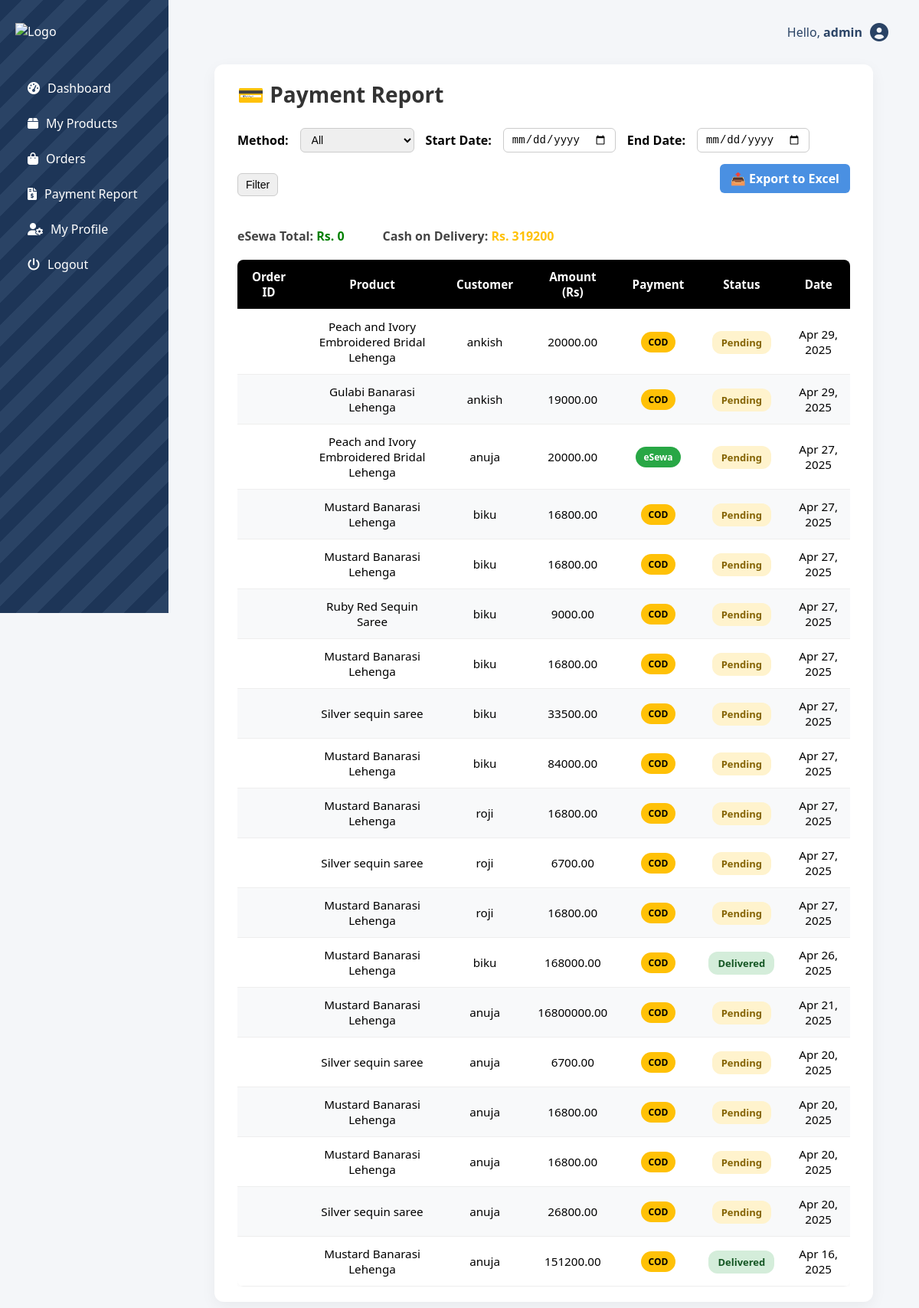
Screenshot of /vendor/payment-report/ (signed in) with the database file from the repository.
### MS/models.py (models this page shows, shortened)
class CustomUser(AbstractUser):
    ROLE_CHOICES = [
        ('customer', 'Customer'),
        ('admin', 'Admin'),
        ('vendor', 'Vendor'),
    ]
    SIZE_CHOICES = [
        ('XS', 'Extra Small'),
        ('S', 'Small'),
        ('M', 'Medium'),
        ('L', 'Large'),
        ('XL', 'Extra Large'),
        ('Free', 'Free Size'),
    ]
    role = models.CharField(max_length=10, choices=ROLE_CHOICES, default='customer')
    is_vendor = models.BooleanField(default=False)
    size = models.CharField(max_length=10, choices=SIZE_CHOICES, blank=True, null=True)
    store_name = models.CharField(max_length=255, blank=True, null=True)
    description = models.TextField(blank=True, null=True)
    logo = models.ImageField(upload_to='vendor_logos/', blank=True, null=True)
    groups = models.ManyToManyField(
        'auth.Group',
        related_name='customuser_set',
        blank=True
    )
    user_permissions = models.ManyToManyField(
        'auth.Permission',
        related_name='customuser_permissions',
        blank=True
    )

class Order(models.Model):
    order_id = models.AutoField(primary_key=True)
    user = models.ForeignKey(CustomUser, on_delete=models.CASCADE)
    product = models.ForeignKey(Product, on_delete=models.CASCADE)
    quantity = models.PositiveIntegerField()
    total_price = models.DecimalField(max_digits=10, decimal_places=2)
    payment_method = models.CharField(  # 👉 ADD THIS
        max_length=20,
        choices=[
            ('COD', 'Cash on Delivery'),
            ('eSewa', 'eSewa')
        ],
        default='COD'
    )
    status = models.CharField(max_length=50, choices=[
        ('pending', 'Pending'), ('shipped', 'Shipped'),
        ('delivered', 'Delivered'), ('cancelled', 'Cancelled')
    ], default='pending')
    order_date = models.DateTimeField(auto_now_add=True)
    delivery_date = models.DateTimeField(null=True, blank=True)

class Product(models.Model):
    CATEGORY_CHOICES = [
        ('Saree', 'Saree'),
        ('Lehenga', 'Lehenga'),
        ('Kurtha', 'Kurtha'),
        ('Other', 'Other'),
    ]
    product_name = models.CharField(max_length=255)
    description = models.TextField()
    price = models.DecimalField(max_digits=10, decimal_places=2)
    quantity = models.PositiveIntegerField(default=1)
    category = models.CharField(max_length=255, choices=CATEGORY_CHOICES)
    age_groups = models.ManyToManyField('AgeGroup', blank=True)
    sizes = models.ManyToManyField('Size', blank=True)
    user = models.ForeignKey(settings.AUTH_USER_MODEL, on_delete=models.CASCADE)
    image = models.ImageField(upload_to='product_images/', blank=True, null=True)
    created_at = models.DateTimeField(auto_now_add=True)
    updated_at = models.DateTimeField(auto_now=True)

### MS/views.py (the view)
# urls.py: path('vendor/payment-report/', views.vendor_payment_report, name='vendor_payment_report'),
@login_required
def vendor_payment_report(request):
    method_filter = request.GET.get('method')
    start_date = request.GET.get('start_date')
    end_date = request.GET.get('end_date')
    orders = Order.objects.filter(product__user=request.user)
    if method_filter in ['eSewa', 'COD']:
        orders = orders.filter(payment_method=method_filter)
    if start_date:
        orders = orders.filter(order_date__date__gte=parse_date(start_date))
    if end_date:
        orders = orders.filter(order_date__date__lte=parse_date(end_date))
    orders = orders.order_by('-order_date')
    esewa_total = orders.filter(payment_method='eSewa', status='delivered').aggregate(Sum('total_price'))['total_price__sum'] or 0
    cod_total = orders.filter(payment_method='COD', status='delivered').aggregate(Sum('total_price'))['total_price__sum'] or 0
    return render(request, 'mytemplates/vendor_payment_report.html', {
        'orders': orders,
        'esewa_total': esewa_total,
        'cod_total': cod_total,
        'selected_method': method_filter,
        'start_date': start_date,
        'end_date': end_date,
    })

### MS/context_processors.py (called while the page is built)
def notification_context(request):
    if not request.user.is_authenticated:
        return {}
    user = request.user
    alerts = Notification.objects.filter(user=user, is_read=False).order_by('-timestamp')
    unread_count = alerts.count()
    alerts = alerts[:10]  # slice after count
    chat_messages = Chat.objects.filter(
        Q(sender=user) | Q(thrift__user=user)
    ).order_by('-timestamp')[:10]
    return {
        'alerts': alerts,
        'unread_count': unread_count,
        'chat_messages': chat_messages,
    }

### MS/templates/mytemplates/vendor_payment_report.html (shortened to what this page needs)
{% extends 'mytemplates/vendor_dashboard.html' %}
{% load static %}
{% block content %}
<link rel="stylesheet" href="{% static 'css/vendor_payment_report.css' %}">
<div class="main-content">
  <h2>💳 Payment Report</h2>
  <form method="get" style="display: flex; gap: 15px; flex-wrap: wrap; margin-bottom: 30px; align-items: center;">
    <label><strong>Method:</strong></label>
    <select name="method" onchange="this.form.submit()" class="form-select" style="padding: 6px 10px;">
      <option value="">All</option>
    </select>
    <label><strong>Start Date:</strong></label>
    <input type="date" name="start_date" value="{{ start_date }}" class="form-control">
    <label><strong>End Date:</strong></label>
    <input type="date" name="end_date" value="{{ end_date }}" class="form-control">
    <button type="submit" class="btn btn-success px-4">Filter</button>
    <a href="{% url 'export_vendor_report' %}" class="btn-add" style="margin-left: auto;">📤 Export to Excel</a>
  </form>
  <div class="revenue-summary">
    <div><strong>eSewa Total:</strong> <span style="color: green;">Rs. {{ esewa_total }}</span></div>
    <div><strong>Cash on Delivery:</strong> <span style="color: #ffc107;">Rs. {{ cod_total }}</span></div>
  </div>
  <div class="table-container">
    <table class="product-table">
      <thead>
        <tr>
          <th>Order ID</th>
          <th>Product</th>
          <th>Customer</th>
          <th>Amount (Rs)</th>
          <th>Payment</th>
          <th>Status</th>
          <th>Date</th>
        </tr>
      </thead>
      <tbody>
        {% for order in orders %}
        <tr>
          <td>{{ order.id }}</td>
          <td>{{ order.product.product_name }}</td>
          <td>{{ order.user.username }}</td>
          <td>{{ order.total_price }}</td>
          <td>
            <span class="badge {% if order.payment_method == 'eSewa' %}badge-success{% else %}badge-warning{% endif %}">
              {{ order.payment_method }}
            </span>
          </td>
          <td>
            <span class="status-badge {{ order.status|lower }}">
              {{ order.status|title }}
            </span>
          </td>
          <td>{{ order.order_date|date:"M d, Y" }}</td>
        </tr>
        {% empty %}
        <tr><td colspan="7">No orders found.</td></tr>
        {% endfor %}
      </tbody>
    </table>
  </div>
</div>
{% endblock %}

### MS/templates/mytemplates/vendor_dashboard.html (shortened to what this page needs)
{% load static %}
<!DOCTYPE html>
<html lang="en">
<head>
  <link rel="stylesheet" href="{% static 'css/admin_dashboard.css' %}">
  <link rel="stylesheet" href="https://cdnjs.cloudflare.com/ajax/libs/font-awesome/6.0.0/css/all.min.css">
</head>
<body>
<div class="admin-container">
  <div class="sidebar">
    <div class="logo">
      <img src="{% static 'images/finallogo.png' %}" alt="Logo">
    </div>
    <ul class="nav">
        <li><a href="{% url 'vendor_dashboard' %}"><i class="fas fa-tachometer-alt"></i> Dashboard</a></li>
        <li><a href="{% url 'vendor_products' %}"><i class="fas fa-box"></i> My Products</a></li>
        <li><a href="{% url 'vendor_orders' %}"><i class="fas fa-shopping-bag"></i> Orders</a></li>
        <li><a href="{% url 'vendor_payment_report' %}"><i class="fas fa-file-invoice-dollar"></i> Payment Report</a></li>
        <li><a href="{% url 'vendor_profile' %}"><i class="fas fa-user-cog"></i> My Profile</a></li>
        <li><a href="{% url 'logout' %}"><i class="fas fa-power-off"></i> Logout</a></li>
    </ul>
  </div>
  <div class="main">
    <div class="topbar">
      <p>Hello, <strong>{{ request.user.username }}</strong></p>
      <i class="fas fa-user-circle"></i>
    </div>
    {% block content %}{% endblock %}
  </div>
</div>
</body>
</html>

### static/css/admin_dashboard.css (style rules this page uses)
* { margin: 0; padding: 0; box-sizing: border-box; }
html, body { height: 100%; }
body { font-family: 'Segoe UI', sans-serif; background-color: #f4f6f9; }
.admin-container { display: flex; min-height: 100vh; }
.sidebar { width: 220px; background: repeating-linear-gradient( 135deg, #1d3557, #1d3557 20px, #2a4365 20px, #2a4365 40px ); color: white; padding: 30px 20px; min-height: 100vh; position: sticky; top: 0; align-self: flex-start; }
.sidebar .logo img { width: 120px; margin-bottom: 40px; }
.sidebar .nav { list-style: none; padding-left: 0; }
.sidebar .nav li { padding: 12px 16px; display: flex; align-items: center; gap: 12px; cursor: pointer; border-radius: 6px; transition: background-color 0.2s ease; }
.sidebar .nav li a { color: white; text-decoration: none; display: flex; align-items: center; gap: 10px; }
.main { flex: 1; padding: 30px 40px; }
.topbar { display: flex; justify-content: flex-end; align-items: center; gap: 10px; margin-bottom: 30px; }
.topbar p { font-size: 16px; color: #2a4365; }
.topbar i { font-size: 24px; color: #2a4365; }
h1, h2 { font-size: 28px; margin-bottom: 30px; color: #1d3557; }
.table-container { overflow-x: auto; margin-top: 30px; }
table { width: 100%; border-collapse: collapse; background-color: #fff; box-shadow: 0 0 10px rgba(0,0,0,0.03); font-size: 0.95rem; }
table th, table td { padding: 12px 16px; text-align: center; vertical-align: middle; }
table thead { background-color: #1d3557; color: white; }
table tbody tr:nth-child(even) { background-color: #f8f9fa; }
.badge { padding: 6px 12px; font-size: 0.75rem; border-radius: 12px; font-weight: bold; }
.btn-add { display: inline-block; background-color: #457b9d; color: #fff; padding: 8px 14px; border-radius: 6px; text-decoration: none; font-weight: bold; margin-bottom: 15px; transition: background-color 0.3s ease; }
.status-badge.pending { color: #856404; background: #fff3cd; }

### rows the page displays
CustomUser: user.username "admin"
Order: product.product_name "Peach and Ivory Embroidered Bridal Lehenga", user.username "ankish", total_price "20000.00", payment_method "COD", status "Pending", order_date "Apr 29, 2025"
Order: product.product_name "Gulabi Banarasi Lehenga", user.username "ankish", total_price "19000.00", payment_method "COD", status "Pending", order_date "Apr 29, 2025"
Order: product.product_name "Peach and Ivory Embroidered Bridal Lehenga", user.username "anuja", total_price "20000.00", payment_method "eSewa", status "Pending", order_date "Apr 27, 2025"
Order: product.product_name "Mustard Banarasi Lehenga", user.username "biku", total_price "16800.00", payment_method "COD", status "Pending", order_date "Apr 27, 2025"
Order: product.product_name "Mustard Banarasi Lehenga", user.username "biku", total_price "16800.00", payment_method "COD", status "Pending", order_date "Apr 27, 2025"
Order: product.product_name "Ruby Red Sequin Saree", user.username "biku", total_price "9000.00", payment_method "COD", status "Pending", order_date "Apr 27, 2025"
Order: product.product_name "Mustard Banarasi Lehenga", user.username "biku", total_price "16800.00", payment_method "COD", status "Pending", order_date "Apr 27, 2025"
Order: product.product_name "Silver sequin saree", user.username "biku", total_price "33500.00", payment_method "COD", status "Pending", order_date "Apr 27, 2025"
Order: product.product_name "Mustard Banarasi Lehenga", user.username "biku", total_price "84000.00", payment_method "COD", status "Pending", order_date "Apr 27, 2025"
Order: product.product_name "Mustard Banarasi Lehenga", user.username "roji", total_price "16800.00", payment_method "COD", status "Pending", order_date "Apr 27, 2025"
Order: product.product_name "Silver sequin saree", user.username "roji", total_price "6700.00", payment_method "COD", status "Pending", order_date "Apr 27, 2025"
Order: product.product_name "Mustard Banarasi Lehenga", user.username "roji", total_price "16800.00", payment_method "COD", status "Pending", order_date "Apr 27, 2025"
Order: product.product_name "Mustard Banarasi Lehenga", user.username "biku", total_price "168000.00", payment_method "COD", status "Delivered", order_date "Apr 26, 2025"
Order: product.product_name "Mustard Banarasi Lehenga", user.username "anuja", total_price "16800000.00", payment_method "COD", status "Pending", order_date "Apr 21, 2025"
Order: product.product_name "Silver sequin saree", user.username "anuja", total_price "6700.00", payment_method "COD", status "Pending", order_date "Apr 20, 2025"
Order: product.product_name "Mustard Banarasi Lehenga", user.username "anuja", total_price "16800.00", payment_method "COD", status "Pending", order_date "Apr 20, 2025"
Order: product.product_name "Mustard Banarasi Lehenga", user.username "anuja", total_price "16800.00", payment_method "COD", status "Pending", order_date "Apr 20, 2025"
Order: product.product_name "Silver sequin saree", user.username "anuja", total_price "26800.00", payment_method "COD", status "Pending", order_date "Apr 20, 2025"
Order: product.product_name "Mustard Banarasi Lehenga", user.username "anuja", total_price "151200.00", payment_method "COD", status "Delivered", order_date "Apr 16, 2025"

### other values shown
{{ esewa_total }} "0"
{{ cod_total }} "319200"
